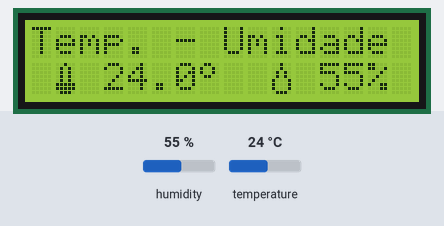
A sketch run on a simulated Arduino Uno, built with avr-gcc and run on an emulated ATmega328P. Parts: 16×2 character LCD. Inputs (shaded band) come from the test bench; at power-on: temperature 24 °C, humidity 55 %. What the sketch prints to the serial monitor is not drawn.

Above: at 1.3 s.
1.4 s: temperature set to 12 °C
At 3.5 s:
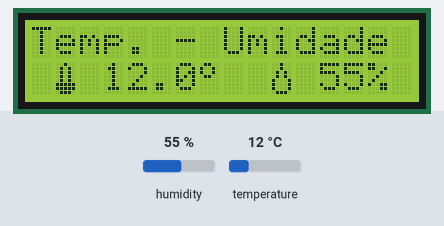
4.2 s: humidity set to 22 %
At 5.6 s:
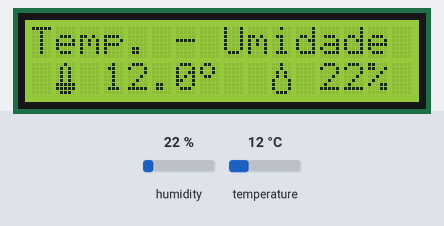
7.0 s: temperature set to 19 °C
At 9.7 s:
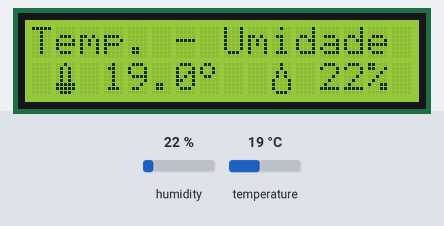
10.0 s: humidity set to 40 %
At 12.0 s:
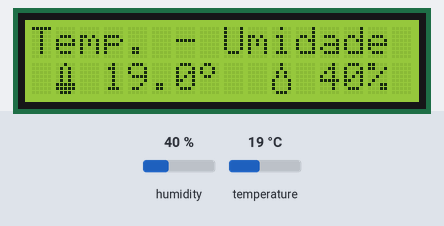
Timing chart, 0 to 13.5 s (numbered marks = the images above; inputs shaded):
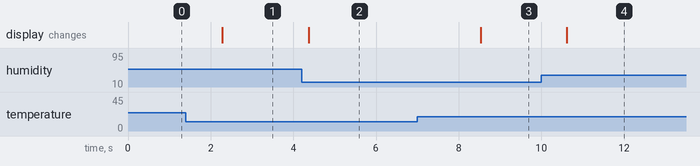

Measured:
- after the input at 1.4 s, the display: changes after 0.89 s (image 1)
- after the input at 4.2 s, the display: changes after 0.17 s (image 2)
- after the input at 7.0 s, the display: changes after 1.5 s (image 3)
- after the input at 10.0 s, the display: changes after 0.61 s (image 4)

The sketch:

Medidor_de_temperatura_e_umidade.ino.ino
```cpp
#include <Wire.h>
#include <LiquidCrystal_I2C.h>
#include <DHT.h>

// Inicializa o display no endereco 0x27
LiquidCrystal_I2C lcd(0x27,20,4);  // set the LCD address to 0x27 for a 16 chars and 2 line display


//QUAL PINO?
#define DHTPIN A2

// AQUI É SEMPRE DHT11 (POR QUE É O TIPO DO MEU
#define DHTTYPE DHT11

DHT dht(DHTPIN, DHTTYPE);

byte temp[8] = {
  B00000100,
  B00001010,
  B00001010,
  B00001010,
  B00001010,
  B00011111,
  B00011111,
  B00001110
};

byte humd[8] = {
  B00000100,
  B00000100,
  B00001010,
  B00001010,
  B00010001,
  B00010001,
  B00010001,
  B00001110,
};

byte grau[8] = { B00001100,
                 B00010010,
                 B00010010,
                 B00001100,
                 B00000000,
                 B00000000,
                 B00000000,
                 B00000000,
               };

void setup()
{
  Serial.begin(9600);
  lcd.init();
  lcd.backlight();
  lcd.begin (16, 2);
  lcd.clear();
  lcd.createChar(0, temp);
  lcd.createChar(1, humd);
  lcd.createChar(2, grau);
  dht.begin();
}

void loop()
{
  int h = dht.readHumidity();
  float t = dht.readTemperature();
  Serial.println(t);
  // testa se retorno é valido, caso contrário algo está errado.
  if (isnan(t) || isnan(h))   {
    lcd.setBacklight(LOW);
    Serial.println("Failed to read from DHT");
  } else {
    lcd.setCursor(0, 0);
    lcd.print("Temp. - Umidade");
    lcd.setCursor(1, 1);

    // Temperatura
    lcd.write((byte)0); // Simbolo de termômetro
    lcd.print(" ");
    lcd.print(t, 1);
    lcd.write((byte)2);

    lcd.print("  ");

    // Umidade
    lcd.write((byte)1); // Simbolo de umidade
    lcd.print(" ");
    lcd.print(h, 1);
    lcd.print("%");
  }
  delay(1000);
}
```
